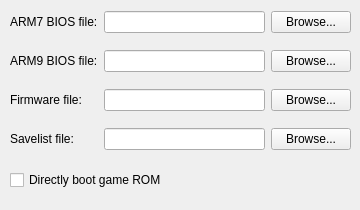
<?xml version="1.0" encoding="UTF-8"?>
<ui version="4.0">
 <class>ConfigWindow</class>
 <widget class="QWidget" name="ConfigWindow">
  <property name="geometry">
   <rect>
    <x>0</x>
    <y>0</y>
    <width>360</width>
    <height>210</height>
   </rect>
  </property>
  <property name="windowTitle">
   <string>Form</string>
  </property>
  <widget class="QCheckBox" name="toggle_direct_boot">
   <property name="geometry">
    <rect>
     <x>10</x>
     <y>170</y>
     <width>291</width>
     <height>20</height>
    </rect>
   </property>
   <property name="text">
    <string>Directly boot game ROM</string>
   </property>
  </widget>
  <widget class="QWidget" name="gridLayoutWidget">
   <property name="geometry">
    <rect>
     <x>10</x>
     <y>0</y>
     <width>341</width>
     <height>161</height>
    </rect>
   </property>
   <layout class="QGridLayout" name="gridLayout">
    <item row="1" column="0">
     <widget class="QLabel" name="label_2">
      <property name="text">
       <string>ARM7 BIOS file:</string>
      </property>
     </widget>
    </item>
    <item row="4" column="1">
     <widget class="QLineEdit" name="savelist_name">
      <property name="readOnly">
       <bool>true</bool>
      </property>
     </widget>
    </item>
    <item row="3" column="1">
     <widget class="QLineEdit" name="firmware_name"/>
    </item>
    <item row="4" column="0">
     <widget class="QLabel" name="label_4">
      <property name="text">
       <string>Savelist file:</string>
      </property>
     </widget>
    </item>
    <item row="2" column="0">
     <widget class="QLabel" name="label">
      <property name="text">
       <string>ARM9 BIOS file:</string>
      </property>
     </widget>
    </item>
    <item row="3" column="0">
     <widget class="QLabel" name="label_3">
      <property name="text">
       <string>Firmware file:</string>
      </property>
     </widget>
    </item>
    <item row="2" column="1">
     <widget class="QLineEdit" name="arm9_BIOS_name"/>
    </item>
    <item row="1" column="1">
     <widget class="QLineEdit" name="arm7_BIOS_name"/>
    </item>
    <item row="1" column="2">
     <widget class="QPushButton" name="find_arm7_BIOS">
      <property name="text">
       <string>Browse...</string>
      </property>
     </widget>
    </item>
    <item row="2" column="2">
     <widget class="QPushButton" name="find_arm9_BIOS">
      <property name="text">
       <string>Browse...</string>
      </property>
     </widget>
    </item>
    <item row="3" column="2">
     <widget class="QPushButton" name="find_firmware">
      <property name="text">
       <string>Browse...</string>
      </property>
     </widget>
    </item>
    <item row="4" column="2">
     <widget class="QPushButton" name="find_savelist">
      <property name="text">
       <string>Browse...</string>
      </property>
     </widget>
    </item>
   </layout>
  </widget>
 </widget>
 <resources/>
 <connections/>
</ui>
